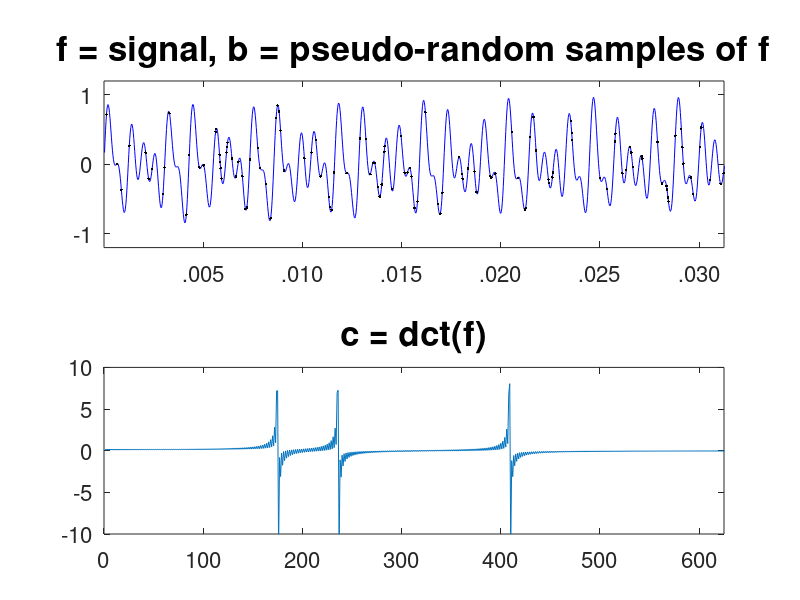

Recreate this plot in MATLAB. (Note: this script raises an error after producing the figure.)
% Almost Exact Reconstruction of Sparse Signals from Pseudo-Random Samples
% "L1 magic" software by Justin Romberg is used to solve the nonlinear optimization problem: min_x ||x||_1  s.t.  Ax = b
% URL: http://www.acm.caltech.edu/l1magic 

% f = signal = sum of three sinusoids
% b = pseudo-random samples of f

clc; clear all; close all;
set(0,'DefaultAxesFontSize',16);

Fs = 40000;
t = (1:Fs/8)'/Fs;
f = (sin(2*pi*697*t) + sin(2*pi*941*t) + sin(2*pi*1633*t))/3; % 697Hz, 941Hz and 1633Hz
% f = (sin(2*pi*697*t) + sin(2*pi*941*t) + sin(2*pi*1633*t))/3 + 0.05.*randn(length(t),1); 
% 697Hz, 941Hz, 1633Hz and normally distributed noise with mean 0 and standard deviation 0.05

n = length(f); % n = length(t); n = Fs/8
m = ceil(n/10); % m<<n; #measurements<<#samples
k = randperm(n)'; % k is the pseudo-random permutation of positive integers from 1 to n
k = sort(k(1:m)); % k is the sorted m pseudo-random samples of positive integers from 1 to n
b = f(k); % b is the pseudo-random samples of f
disp(['Number of significant frequency components in f = K = ' num2str(sum(abs(dct(f))>=sqrt(mean(dct(f).*dct(f)))))...
    ' << Number of measurements = M = ' num2str(m) ' << Number of samples = N = ' num2str(n)])
% Theory of compressed sensing requires K << M << N; M ~ K*log(N/K)

str=sprintf('\n\n');
disp(str) % to print newline twice

% Plot f and b
% Plot dct(f) = discrete cosine transform
% dct uses only real arithmetic operations 

f_axis = [0 max(t)/4 -1.2 1.2];
d_axis = [0 n/8 -10 10];
figure;
subplot(2,1,1)
plot(t,f,'b-',t(k),b,'k.')
axis(f_axis);
set(gca,'xtick',.005:.005:.030,'ytick',-1:1, ...
   'xticklabel',{'.005','.010','.015','.020','.025','.030'})
title('f = signal, b = pseudo-random samples of f','FontSize',25,'FontWeight','bold')
subplot(2,1,2)
plot(dct(f))
axis(d_axis);
set(gca,'xtick',0:100:600)
title('c = dct(f)','FontSize',25,'FontWeight','bold')

% A = rows of IDCT matrix with indices of random sample

D=idct(eye(n));
A=D(k,:); % A is rectangular and hence we achieve compression

% y is the l2 solution to A*y = b

y = pinv(A)*b;

% x is the l1 solution to A*x = b
% 'L1 magic' is invoked

x = l1eq_pd(y,A,A',b,5e-3,32); % type 'help l1eq_pd' on the command window for more info

% Plot x and idct(x)
% idct(x) compares good with f

figure
subplot(2,1,1)
plot(t,idct(x))
axis(f_axis);
set(gca,'xtick',.005:.005:.030,'ytick',-1:1, ...
   'xticklabel',{'.005','.010','.015','.020','.025','.030'})
title('idct(x)','FontSize',25,'FontWeight','bold')
subplot(2,1,2)
plot(x)
axis(d_axis);
set(gca,'xtick',0:100:600)
title('x = {\it l}_1 solution, A*x = b ','FontSize',25,'FontWeight','bold')

% Plot y and idct(y)
% idct(y) poorly compares with f

figure
subplot(2,1,1)
plot(t,idct(y))
axis(f_axis);
set(gca,'xtick',.005:.005:.030,'ytick',-1:1, ...
   'xticklabel',{'.005','.010','.015','.020','.025','.030'})
title('idct(y)','FontSize',25,'FontWeight','bold')
subplot(2,1,2)
plot(y)
axis(d_axis);
set(gca,'xtick',0:100:600)
title('y = {\it l}_2 solution, A*y = b ','FontSize',25,'FontWeight','bold')

% f and the reconstructed signal
% It is surprising that the reconstructed signal resembles f closely!
% It should be kept in mind that f is almost exactly reconstructed from just M (<<N) pseudo-random samples of f

figure
subplot(2,1,1)
plot(t,idct(x))
axis(f_axis);
set(gca,'xtick',.005:.005:.030,'ytick',-1:1, ...
    'xticklabel',{'.005','.010','.015','.020','.025','.030'})
title('Reconstructed Signal','FontSize',25,'FontWeight','bold')
subplot(2,1,2)
plot(t,f)
axis(f_axis);
set(gca,'xtick',.005:.005:.030,'ytick',-1:1, ...
   'xticklabel',{'.005','.010','.015','.020','.025','.030'})
title('f','FontSize',25,'FontWeight','bold')

% input('Press any key to continue')
str=sprintf('\n\n');
disp(str) % to print newline twice

disp(['The l0 norm of c and x and y are ' num2str(sum(dct(f)~=0)) ' and ' num2str(sum(x~=0)) ' and ' num2str(sum(y~=0)) ' respectively.']) 
% This definition of l0 'norm' is loose. It can be defined as sum(abs(x)>=0.1) because then it is gives a better picture of what is happening.
% In that case the output is "The l0 norm of c and x and y are 366 and 237 and 2058 respectively."
disp(['The l1 norm of c and x and y are ' num2str(sum(abs(dct(f)))) ' and ' num2str(sum(abs(x))) ' and ' num2str(sum(abs(y))) ' respectively.'])
disp(['The l2 norm of c and x and y are ' num2str(sqrt(sum(dct(f).^2))) ' and ' num2str(sqrt(sum(x.^2))) ' and ' num2str(sqrt(sum(y.^2))) ' respectively.'])

str=sprintf('\n\n');
disp(str) % to print newline twice

% Play the three sounds
input('Press any key to play f')
sound(f,Fs)
input('Press any key to play idct(x) - Notice how it sounds similar to f')
sound(idct(x),Fs)
input('Press any key to play idct(y)')
sound(idct(y),Fs)

str=sprintf('\n\n');
disp(str) % to print newline twice

disp('End of Code Demo!')
